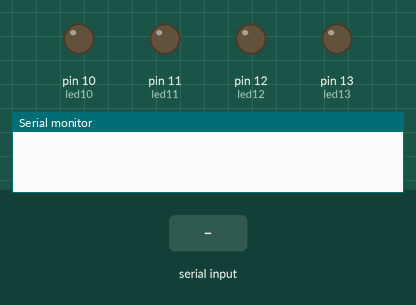
This sketch was run on a simulated Arduino Uno, built with avr-gcc and run on an emulated ATmega328P. Parts: output pins drawn as LEDs (lit = HIGH), the last lines printed to the serial monitor. Inputs (shaded band) come from the test bench.

Above: at 1.2 s.
1.3 s: "1\n" received over Serial
At 4.2 s:
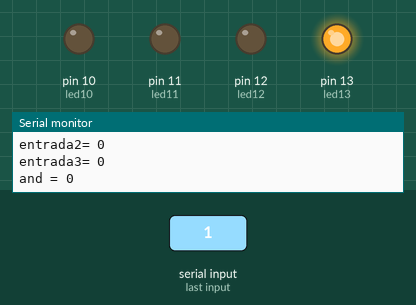
Timing chart, 0 to 13.8 s (numbered marks = the images above; inputs shaded):
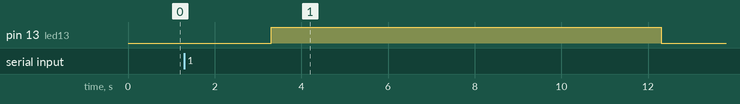

The sketch:

ula_de_1_bit1.ino
```cpp
int entrada1 = 0;
int entrada2 = 0;
int entrada3 = 0;

// LEDs
int led13 = 13;
int led12 = 12;
int led11 = 11;
int led10 = 10;

int saida;

void setup(){
  Serial.begin(9600);
  pinMode(led13,OUTPUT);
  pinMode(led12,OUTPUT);
  pinMode(led11,OUTPUT);
  pinMode(led10,OUTPUT);
}

// portas logicas
void loop(){
  if(Serial.available()> 0){
    entrada1 = Serial.parseInt();
    entrada2 = Serial.parseInt();
    entrada3 = Serial.parseInt();

    // Digitar entrada1
    Serial.print("entrada1= ");
    Serial.print(entrada1);
    if(entrada1 == 1){
      digitalWrite(led13,HIGH);
    }
    Serial.println();

    // Digitar entrada2
    Serial.print("entrada2= ");
    Serial.print(entrada2);
    if(entrada2 == 1){
      digitalWrite(led12,HIGH);
    }
    Serial.println();

    // Digitar entrada3
    Serial.print("entrada3= ");
    Serial.print(entrada3);
    Serial.println();

    // AND
    if(entrada3 == 0){
      saida = portaand(entrada1,entrada2);
      Serial.print("and = ");
      Serial.print(saida);
      if(saida == 1){
        digitalWrite(led11,HIGH);
      }
      Serial.println();
    }

    // OR
    if(entrada3 == 1){
      saida = portaor(entrada1,entrada2);
      Serial.print("or= ");
      Serial.print(saida);
      if(saida == 1){
        digitalWrite(led11,HIGH);
      }
      Serial.println();
    }

    // NOT
    if(entrada3 == 2){
      saida = portanot(entrada1);
      Serial.print("not= ");
      Serial.print(saida);
      if(saida == 1){
        digitalWrite(led11,HIGH);
      }
      Serial.println();
    }

    // SOMA
    if(entrada3 == 3){
      saida = portasoma(entrada1,entrada2);
      Serial.print("soma= ");
      Serial.print(saida);
      if(saida == 1){
        digitalWrite(led11,HIGH);
      }
      Serial.println();
    }

    // Desligar LEDs
    delay(9000);
    digitalWrite(led13,LOW);
    digitalWrite(led12,LOW);
    digitalWrite(led11,LOW);
    digitalWrite(led10,LOW);

  } // END IF
} // END VOID LOOP

// Funcoes

int portaor(int a, int b){
  return(a|b);
}

int portaand(int a, int b){
  return(a&b);
}

int portanot(int a){
  return(~a + 2);
}

int portasoma(int a, int b){
  return (a + b);
}

int mostra(int a){
  if(a == 1){
    digitalWrite(led13,1);
  }
  else{
    digitalWrite(led13,0);
  }
}

// Fim do programa    
```

Measured:
- after the input at 1.3 s, pin 13 (led13): LOW → HIGH after 2.0 s, → LOW 9.0 s later
